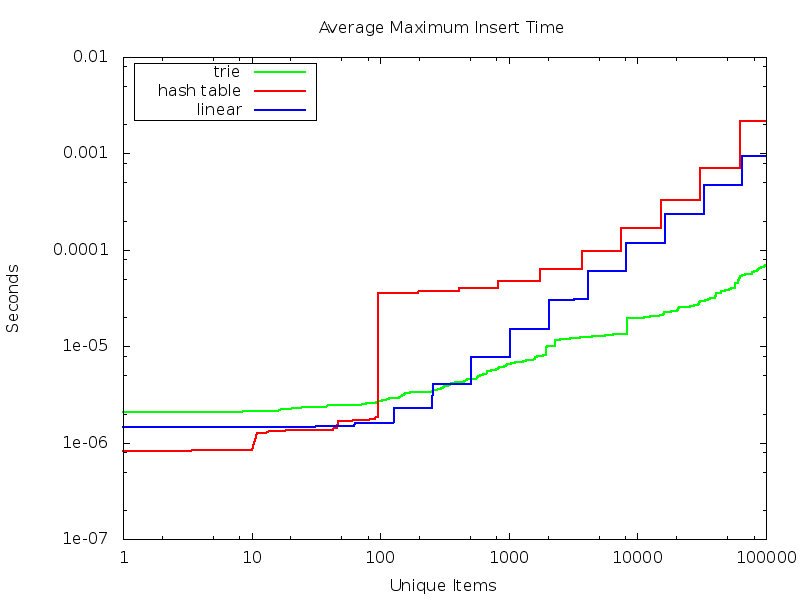

The script that saved this image:
set key left box
set title "Average Maximum Insert Time"
set xlabel "Unique Items"
set ylabel "Seconds"
set xrange [1:100000]
set terminal png size 800, 600
set output "insert-maxtime.png"
set logscale y 10
set logscale x 10
plot "./std-set-maxtime-1024-30.dat" with lines lc rgb "green" lw 2 title "trie", "./std-unordered_set-maxtime-1024-30.dat" with lines lc rgb "red" lw 2 title "hash table", "./linear-maxtime-1024-30.dat" with lines lc rgb "blue" lw 2 title "linear"